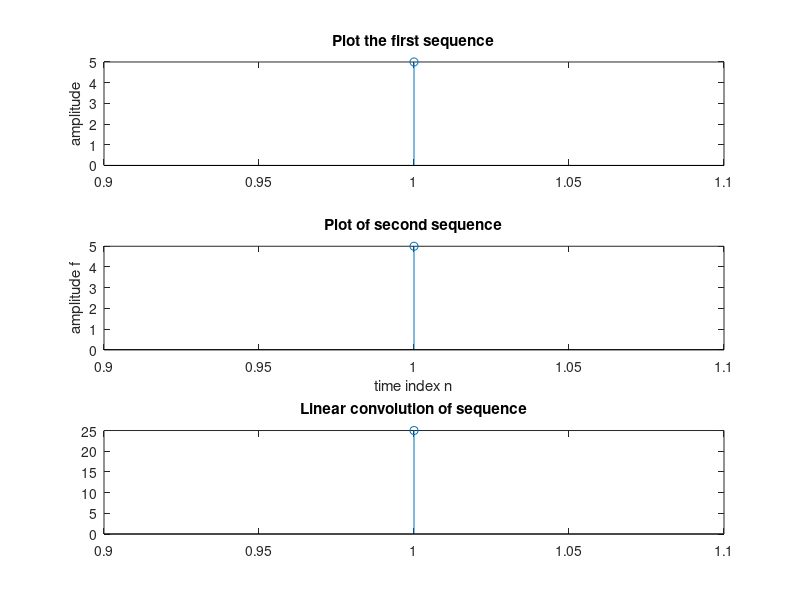

This chart was generated by the following MATLAB code:
clc
clear
x1=input('Enter the first sequence:');
subplot(3,1,1);
stem(x1);
ylabel('amplitude');
title('Plot the first sequence');
x2=input('Enter second sequence:');
subplot(3,1,2);
stem(x2);
ylabel('amplitude');
title('Plot of second sequence');
f=conv(x1,x2);
disp('Output of linear convolution is');
disp(f);
xlabel('time index n');
ylabel('amplitude f');
subplot(3,1,3);
stem(f);
title('Linear convolution of sequence');
